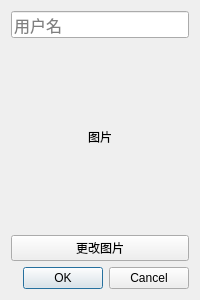
<?xml version="1.0" encoding="UTF-8"?>
<ui version="4.0">
 <class>DialogManageUser</class>
 <widget class="QDialog" name="DialogManageUser">
  <property name="geometry">
   <rect>
    <x>0</x>
    <y>0</y>
    <width>200</width>
    <height>300</height>
   </rect>
  </property>
  <property name="windowTitle">
   <string>更改用户信息</string>
  </property>
  <layout class="QVBoxLayout" name="verticalLayout">
   <item>
    <widget class="QLineEdit" name="lineEditName">
     <property name="font">
      <font>
       <pointsize>12</pointsize>
      </font>
     </property>
     <property name="maxLength">
      <number>16</number>
     </property>
     <property name="placeholderText">
      <string>用户名</string>
     </property>
    </widget>
   </item>
   <item>
    <widget class="QLabel" name="label">
     <property name="text">
      <string>图片</string>
     </property>
     <property name="alignment">
      <set>Qt::AlignCenter</set>
     </property>
    </widget>
   </item>
   <item>
    <widget class="QPushButton" name="pushButton">
     <property name="text">
      <string>更改图片</string>
     </property>
    </widget>
   </item>
   <item>
    <widget class="QDialogButtonBox" name="buttonBox">
     <property name="orientation">
      <enum>Qt::Horizontal</enum>
     </property>
     <property name="standardButtons">
      <set>QDialogButtonBox::Cancel|QDialogButtonBox::Ok</set>
     </property>
    </widget>
   </item>
  </layout>
 </widget>
 <resources/>
 <connections>
  <connection>
   <sender>buttonBox</sender>
   <signal>accepted()</signal>
   <receiver>DialogManageUser</receiver>
   <slot>accept()</slot>
   <hints>
    <hint type="sourcelabel">
     <x>248</x>
     <y>254</y>
    </hint>
    <hint type="destinationlabel">
     <x>157</x>
     <y>274</y>
    </hint>
   </hints>
  </connection>
  <connection>
   <sender>buttonBox</sender>
   <signal>rejected()</signal>
   <receiver>DialogManageUser</receiver>
   <slot>reject()</slot>
   <hints>
    <hint type="sourcelabel">
     <x>316</x>
     <y>260</y>
    </hint>
    <hint type="destinationlabel">
     <x>286</x>
     <y>274</y>
    </hint>
   </hints>
  </connection>
 </connections>
</ui>
